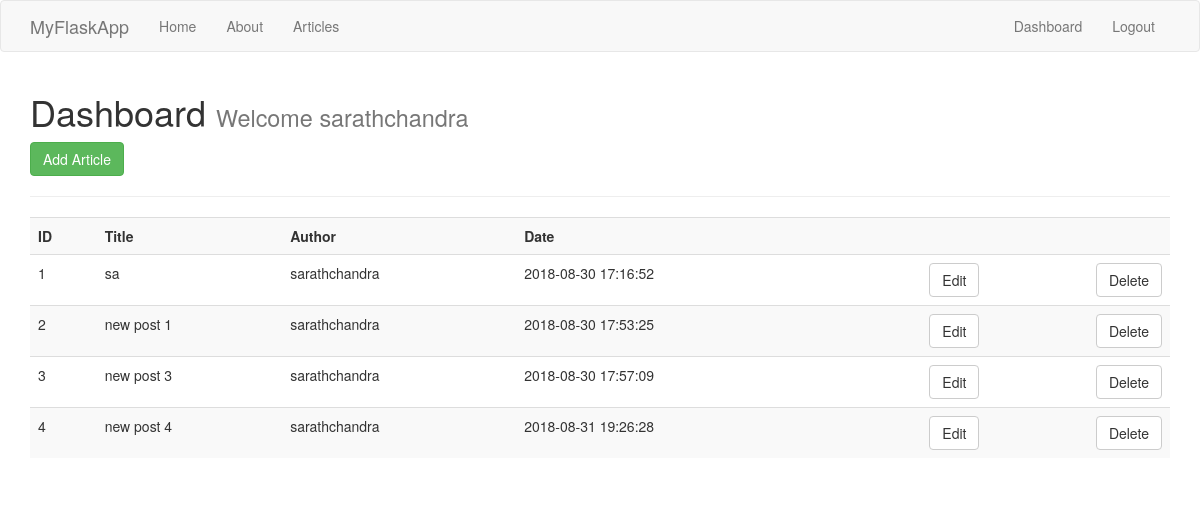
/dashboard (signed in), run on the app's committed database.
### tables this page shows
CREATE TABLE 'flask_articles' (     'id' INTEGER PRIMARY KEY AUTOINCREMENT,     'title' varchar(100) NOT NULL,     'author' varchar(100) NOT NULL,     'body' text,     'create_date' timestamp NOT NULL DEFAULT CURRENT_TIMESTAMP);

### app.py (the view)
@app.route('/dashboard')
@is_logged_in
def dashboard():
    cursor = connection.cursor()
    connection.row_factory = dict_factory
    result = cursor.execute("SELECT * FROM flask_articles")
    articles = cursor.fetchall()
    if result:
        return render_template('dashboard.html', articles=articles)
    else:
        msg = 'No Articles Found'
        return render_template('dashboard.html', msg=msg)
    cursor.close()

### app.py (called while the page is built)
def dict_factory(cursor, row):
    d = {}
    for idx, col in enumerate(cursor.description):
        d[col[0]] = row[idx]
    return d

def is_logged_in(f):
    @wraps(f)
    def wrap(*args, **kwargs):
        if 'logged_in' in session:
            return f(*args, **kwargs)
        else:
            flash('Unauthorized, Please login', 'danger')
            return redirect(url_for('login'))
    return wrap

### templates/dashboard.html
{% extends 'layout.html' %}
{% block body %}
  <h1>Dashboard <small> Welcome {{session.username}}</small></h1>
  <a class="btn btn-success" href="/add_article"> Add Article</a>
  <hr>
  <table class="table table-striped">
    <tr>
      <th>ID</th>
      <th>Title</th>
      <th>Author</th>
      <th>Date</th>
      <th></th>
      <th></th>
    </tr>
    {% for article in articles %}
      <tr>
        <td>{{article.id}}</td>
        <td>{{article.title}}</td>
        <td>{{article.author}}</td>
        <td>{{article.create_date}}</td>
        <td><a href="#" class="btn btn-default pull-right">Edit</a></td>
        <td>
<a href="#" class="btn btn-default pull-right">Delete</a>
        </td>
      </tr>
    {% endfor %}
  </table>
{% endblock %}

### templates/layout.html (shortened to what this page needs)
<!DOCTYPE html>
<html lang="en" dir="ltr">
  <head>
    <link rel="stylesheet" href="https://maxcdn.bootstrapcdn.com/bootstrap/3.3.7/css/bootstrap.min.css">
  </head>
  <body>
    {% include 'includes/_navbar.html'%}
    <div class="container">
      {%block body%}{%endblock%}
    </div>
  </body>
</html>

### templates/includes/_navbar.html (shortened to what this page needs)
<nav class="navbar navbar-default">
      <div class="container">
        <div class="navbar-header">
          <a class="navbar-brand" href="#">MyFlaskApp</a>
        </div>
        <div id="navbar" class="collapse navbar-collapse">
          <ul class="nav navbar-nav">
            <li><a href="/">Home</a></li>
            <li><a href="/about">About</a></li>
            <li><a href="/articles">Articles</a></li>
          </ul>
          <ul class="nav navbar-nav navbar-right">
            {% if session.logged_in %}
              <li><a href="/dashboard">Dashboard</a></li>
              <li><a href="/logout">Logout</a></li>
            {% else %}
            <li><a href="/dashboard">Dashboard</a></li>
              <li><a href="/register">Register</a></li>
              <li><a href="/login">Login</a></li>
            {% endif %}
          </ul>
        </div>
      </div>
    </nav>

### data on the page
flask_articles: id "1", title "sa", author "sarathchandra", create_date "2018-08-30 17:16:52"
flask_articles: id "2", title "new post 1", author "sarathchandra", create_date "2018-08-30 17:53:25"
flask_articles: id "3", title "new post 3", author "sarathchandra", create_date "2018-08-30 17:57:09"
flask_articles: id "4", title "new post 4", author "sarathchandra", create_date "2018-08-31 19:26:28"

### other printed values
{{ session.username }} "sarathchandra"
